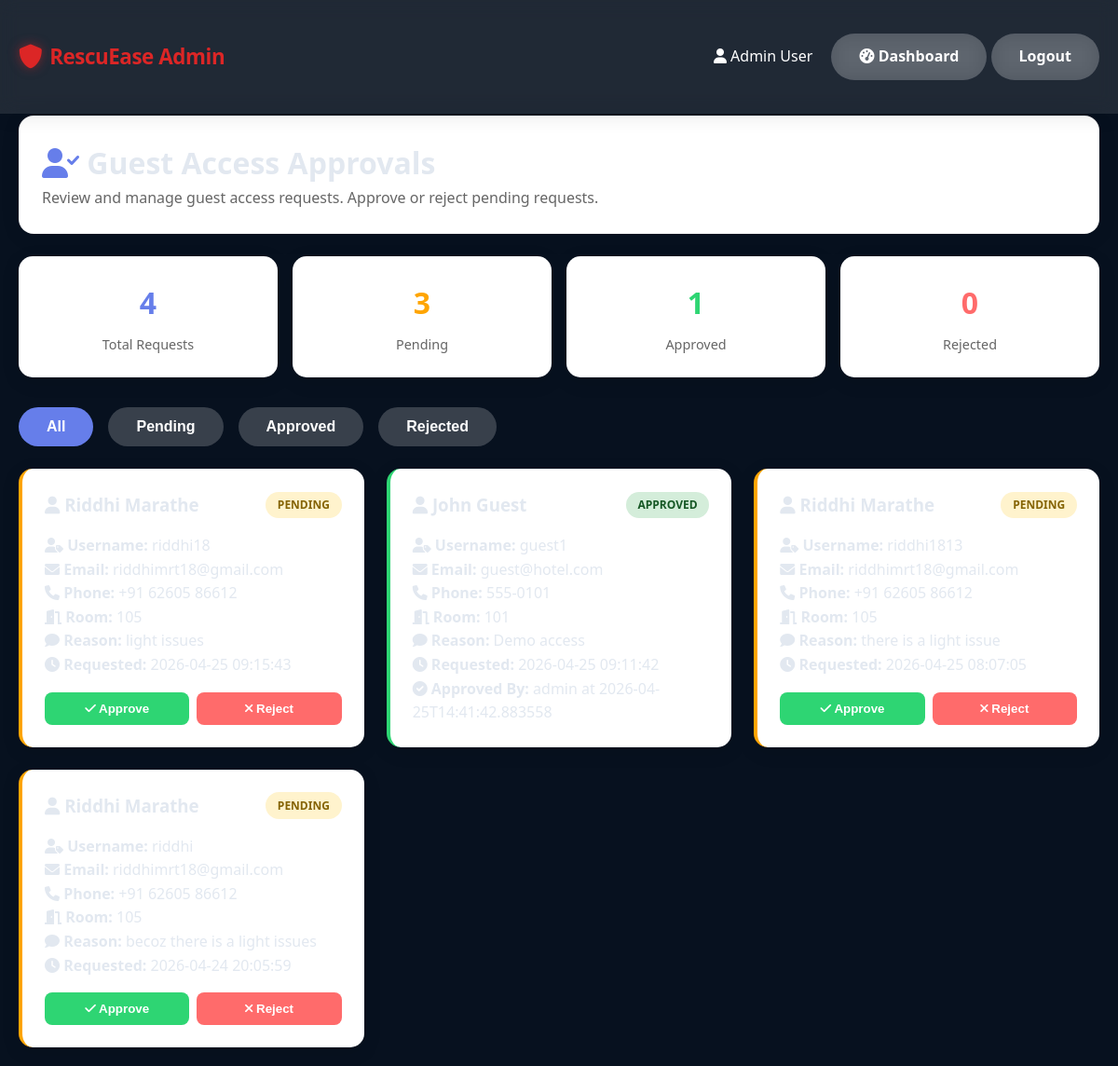
Screenshot of /admin/approvals (signed in) with the database file from the repository.
### tables this page shows
CREATE TABLE guest_approvals (
            id INTEGER PRIMARY KEY AUTOINCREMENT,
            username TEXT NOT NULL UNIQUE,
            password TEXT NOT NULL,
            name TEXT NOT NULL,
            email TEXT DEFAULT NULL,
            phone TEXT DEFAULT NULL,
            room_number TEXT DEFAULT NULL,
            request_reason TEXT DEFAULT NULL,
            status TEXT DEFAULT 'pending',
            requested_at DATETIME DEFAULT CURRENT_TIMESTAMP,
            approved_by TEXT DEFAULT NULL,
            approved_at DATETIME DEFAULT NULL
        );

### app.py (the view)
@app.route('/admin/approvals')
def admin_approvals():
    if 'user_id' not in session or session.get('user_role') not in ['admin', 'manager']:
        return redirect(url_for('login'))
    with get_db_context() as conn:
        cursor = conn.cursor()
        cursor.execute('SELECT * FROM guest_approvals ORDER BY requested_at DESC')
        approvals = cursor.fetchall()
        cursor.execute('SELECT COUNT(*) FROM guest_approvals WHERE status = "pending"')
        pending_approvals = cursor.fetchone()[0]
    return render_template('admin_approvals.html', approvals=approvals, pending_approvals=pending_approvals)

### app.py (called while the page is built)
@app.teardown_appcontext
def close_db_connection(exception):
    close_db(exception)

### utils/db_handler.py (called while the page is built)
@contextmanager
def get_db_context():
    db = sqlite3.connect(DATABASE, detect_types=sqlite3.PARSE_DECLTYPES)
    db.row_factory = sqlite3.Row
    try:
        yield db
    finally:
        db.close()

### templates/admin_approvals.html (shortened to what this page needs)
<!DOCTYPE html>
<html lang="en">
<head>
    <link rel="stylesheet" href="{{ url_for('static', filename='css/style.css') }}">
    <link rel="stylesheet" href="https://cdnjs.cloudflare.com/ajax/libs/font-awesome/6.0.0/css/all.min.css">
</head>
<body>
    <header>
        <nav class="container">
            <a href="/dashboard" class="logo"><i class="fas fa-shield-alt"></i> RescuEase Admin</a>
            <div>
                <span style="color: white; margin-right: 1rem;"><i class="fas fa-user"></i> {{ session.user_name }}</span>
                <a href="/dashboard" class="btn btn-secondary"><i class="fas fa-tachometer-alt"></i> Dashboard</a>
                <a href="/logout" class="btn btn-secondary">Logout</a>
            </div>
        </nav>
    </header>
    <div class="container page-entrance" style="padding-top: 100px;">
        <div class="card">
            <h1><i class="fas fa-user-check" style="color: #667eea;"></i> Guest Access Approvals</h1>
            <p style="color: #666;">Review and manage guest access requests. Approve or reject pending requests.</p>
        </div>
        <div class="stats-bar">
            <div class="stat-item">
                <h3>{{ approvals|length }}</h3>
                <p>Total Requests</p>
            </div>
            <div class="stat-item">
                <h3 style="color: #ffa502;">{{ pending_approvals }}</h3>
                <p>Pending</p>
            </div>
            <div class="stat-item">
                <h3 style="color: #2ed573;">{{ approvals|selectattr('status', 'equalto', 'approved')|list|length }}</h3>
                <p>Approved</p>
            </div>
            <div class="stat-item">
                <h3 style="color: #ff6b6b;">{{ approvals|selectattr('status', 'equalto', 'rejected')|list|length }}</h3>
                <p>Rejected</p>
            </div>
        </div>
        <div style="display: flex; gap: 1rem; margin-bottom: 1rem;">
            <button onclick="filterApprovals('all')" class="btn btn-secondary" id="filter-all" style="background: #667eea; color: white;">All</button>
            <button onclick="filterApprovals('pending')" class="btn btn-secondary" id="filter-pending">Pending</button>
            <button onclick="filterApprovals('approved')" class="btn btn-secondary" id="filter-approved">Approved</button>
            <button onclick="filterApprovals('rejected')" class="btn btn-secondary" id="filter-rejected">Rejected</button>
        </div>
        <div class="approval-grid" id="approvals-grid">
            {% for approval in approvals %}
            <div class="approval-card {{ approval.status }}" data-status="{{ approval.status }}">
                <div class="approval-header">
                    <h3><i class="fas fa-user"></i> {{ approval.name }}</h3>
                    <span class="approval-status {{ approval.status }}">{{ approval.status }}</span>
                </div>
                <p><strong><i class="fas fa-user-tag"></i> Username:</strong> {{ approval.username }}</p>
                <p><strong><i class="fas fa-envelope"></i> Email:</strong> {{ approval.email or 'N/A' }}</p>
                <p><strong><i class="fas fa-phone"></i> Phone:</strong> {{ approval.phone or 'N/A' }}</p>
                <p><strong><i class="fas fa-door-open"></i> Room:</strong> {{ approval.room_number or 'N/A' }}</p>
                <p><strong><i class="fas fa-comment"></i> Reason:</strong> {{ approval.request_reason or 'N/A' }}</p>
                <p><strong><i class="fas fa-clock"></i> Requested:</strong> {{ approval.requested_at }}</p>
                {% if approval.approved_by %}
                <p><strong><i class="fas fa-check-circle"></i> Approved By:</strong> {{ approval.approved_by }} at {{ approval.approved_at }}</p>
                {% endif %}
                {% if approval.status == 'pending' %}
                <div class="approval-actions">
                    <button class="btn-approve" onclick="approveGuest({{ approval.id }})">
                        <i class="fas fa-check"></i> Approve
                    </button>
                    <button class="btn-reject" onclick="rejectGuest({{ approval.id }})">
                        <i class="fas fa-times"></i> Reject
                    </button>
                </div>
                {% endif %}
            </div>
            {% endfor %}
        </div>
    </div>
</body>
</html>

### static/css/style.css (style rules this page uses)
* { margin: 0; padding: 0; box-sizing: border-box; }
body { font-family: 'Segoe UI', Tahoma, Geneva, Verdana, sans-serif; line-height: 1.6; color: #e2e8f0; background: #07111f; min-height: 100vh; }
.container { max-width: 1200px; margin: 0 auto; padding: 20px; }
header { background: rgba(255,255,255,0.1); backdrop-filter: blur(10px); padding: 1rem 0; position: fixed; width: 100%; top: 0; z-index: 1000; box-shadow: 0 2px 20px rgba(0,0,0,0.1); }
nav { display: flex; justify-content: space-between; align-items: center; }
.logo { font-size: 1.4rem; font-weight: 800; color: #dc2626; text-decoration: none; display: inline-flex; align-items: center; gap: 0.5rem; letter-spacing: -0.02em; }
.logo i { font-size: 1.6rem; animation: logo-pulse 2s ease-in-out infinite; filter: drop-shadow(0 0 6px rgba(220,38,38,0.5)); }
.btn { padding: 12px 30px; border: none; border-radius: 50px; cursor: pointer; font-size: 1rem; font-weight: 600; transition: all 0.3s ease; text-decoration: none; display: inline-block; }
.btn-secondary { background: rgba(255,255,255,0.2); color: white; backdrop-filter: blur(10px); }
.card { background: #ffffff; backdrop-filter: blur(20px); border-radius: 16px; padding: 1.5rem; box-shadow: 0 4px 24px rgba(0,0,0,0.06); margin: 1.5rem 0; border: 1px solid rgba(0,0,0,0.04); }
.page-entrance > * { animation: fadeInUp 0.5s ease-out forwards; opacity: 0; }
.page-entrance > *:nth-child(1) { animation-delay: 0.05s; }
.page-entrance > *:nth-child(2) { animation-delay: 0.1s; }
.page-entrance > *:nth-child(3) { animation-delay: 0.15s; }
.page-entrance > *:nth-child(4) { animation-delay: 0.2s; }

### templates/admin_approvals.html (style rules this page uses)
.approval-grid { display: grid; grid-template-columns: repeat(auto-fit, minmax(350px, 1fr)); gap: 1.5rem; margin-top: 1.5rem; }
.approval-card { background: white; border-radius: 15px; padding: 1.5rem; box-shadow: 0 5px 20px rgba(0,0,0,0.1); transition: all 0.3s; }
.approval-card.pending { border-left: 4px solid #ffa502; }
.approval-card.approved { border-left: 4px solid #2ed573; }
.approval-header { display: flex; justify-content: space-between; align-items: center; margin-bottom: 1rem; }
.approval-status { padding: 0.3rem 0.8rem; border-radius: 20px; font-size: 0.75rem; font-weight: bold; text-transform: uppercase; }
.approval-status.pending { background: #fff3cd; color: #856404; }
.approval-status.approved { background: #d4edda; color: #155724; }
.approval-actions { display: flex; gap: 0.5rem; margin-top: 1rem; }
.approval-actions button { flex: 1; padding: 10px; border: none; border-radius: 8px; cursor: pointer; font-weight: 600; transition: all 0.3s; }
.btn-approve { background: #2ed573; color: white; }
.btn-reject { background: #ff6b6b; color: white; }
.stats-bar { display: grid; grid-template-columns: repeat(4, 1fr); gap: 1rem; margin-bottom: 2rem; }
.stat-item { background: white; padding: 1.5rem; border-radius: 15px; text-align: center; box-shadow: 0 5px 20px rgba(0,0,0,0.1); }
.stat-item h3 { font-size: 2rem; color: #667eea; margin-bottom: 0.5rem; }
.stat-item p { color: #666; font-size: 0.9rem; }

### rows the page displays
guest_approvals: name "Riddhi Marathe", status "PENDING", username "riddhi18", email "riddhimrt18@gmail.com", phone "+91 62605 86612", room_number "105", request_reason "light issues", requested_at "2026-04-25 09:15:43"
guest_approvals: name "John Guest", status "APPROVED", username "guest1", email "guest@hotel.com", phone "555-0101", room_number "101", request_reason "Demo access", requested_at "2026-04-25 09:11:42", approved_by "admin", approved_at "2026-04-25T14:41:42.883558"
guest_approvals: name "Riddhi Marathe", status "PENDING", username "riddhi1813", email "riddhimrt18@gmail.com", phone "+91 62605 86612", room_number "105", request_reason "there is a light issue", requested_at "2026-04-25 08:07:05"
guest_approvals: name "Riddhi Marathe", status "PENDING", username "riddhi", email "riddhimrt18@gmail.com", phone "+91 62605 86612", room_number "105", request_reason "becoz there is a light issues", requested_at "2026-04-24 20:05:59"

### other values shown
{{ session.user_name }} "Admin User"
{{ approvals|length }} "4"
{{ pending_approvals }} "3"
{{ approvals|selectattr('status', 'equalto', 'approved')|list|length }} "1"
{{ approvals|selectattr('status', 'equalto', 'rejected')|list|length }} "0"
